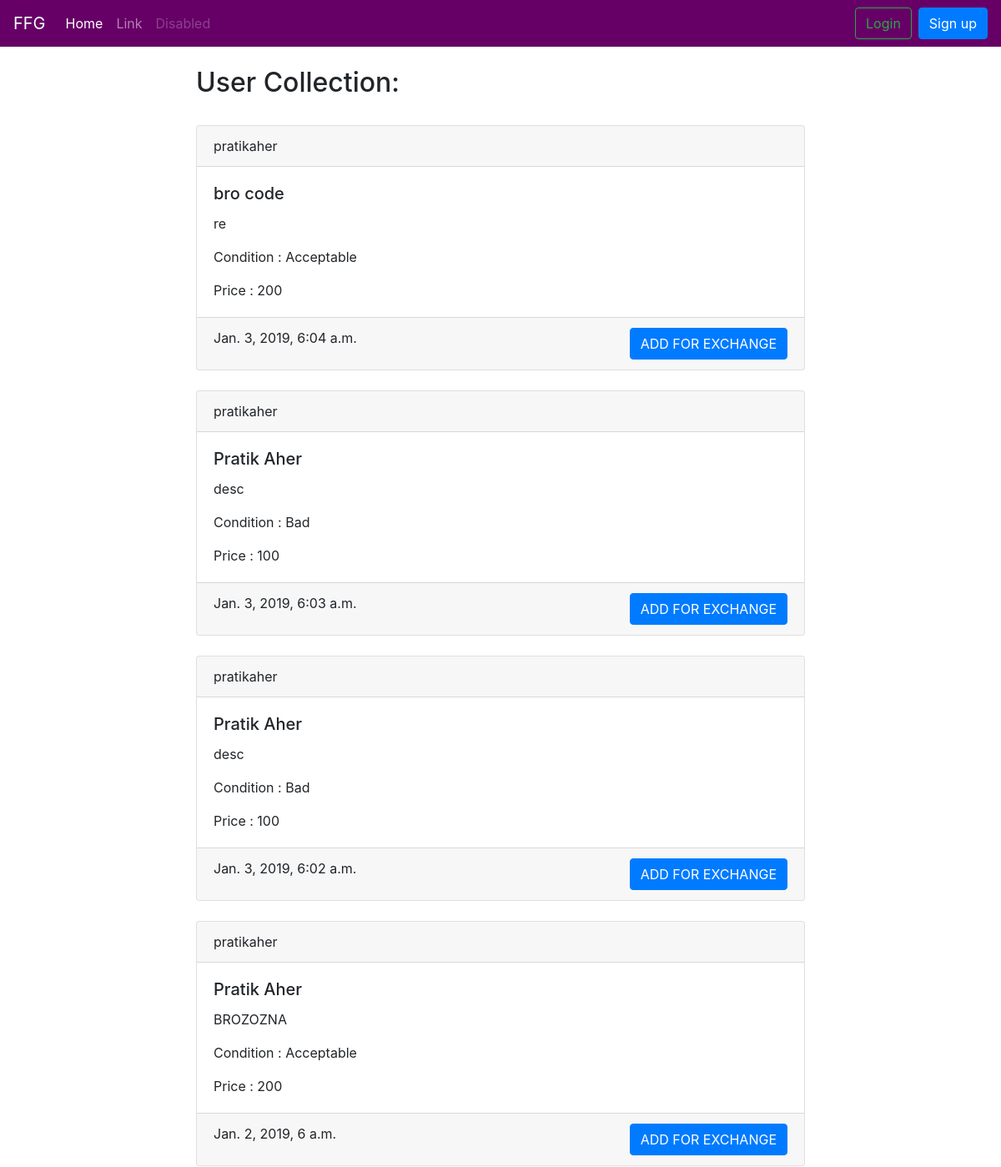
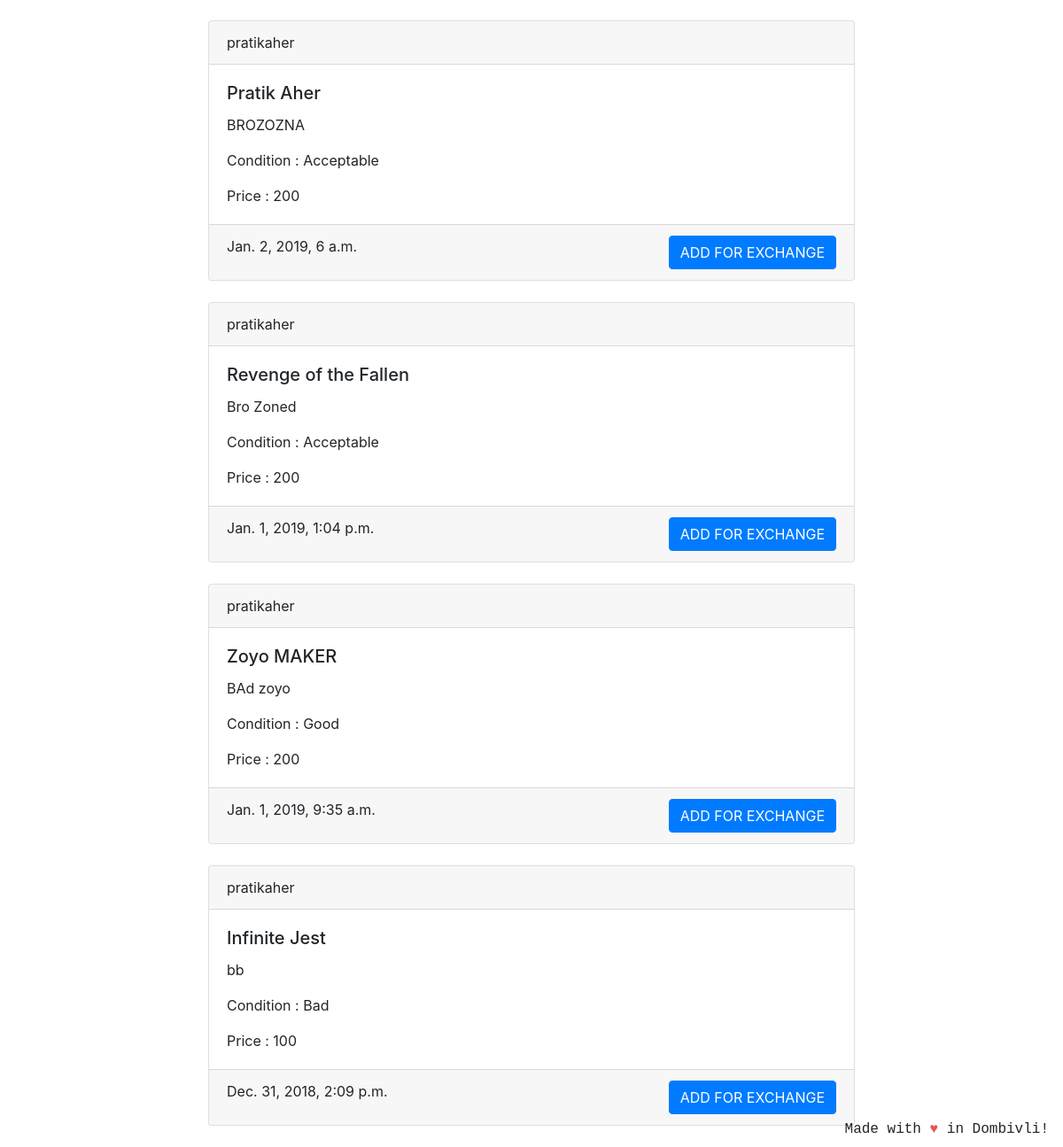
Screenshot of /userbooks/pratikaher with the database file from the repository (2 pictures, top to bottom).
### coreapp/models.py (models this page shows, shortened)
class Book(models.Model):
    user = models.ForeignKey(User, on_delete=models.CASCADE, null=True)
    book_name = models.CharField(max_length=100)
    description = models.CharField(max_length=2000)
    image = models.ImageField(null=True, blank=True, upload_to="book_images/")
    price = models.IntegerField()
    condition = models.CharField(
        max_length=100, choices=CONITION_CHOICES, default='Acceptable')
    created_at = models.DateTimeField(auto_now_add=True)
    class Meta:
        verbose_name = 'Book'
        verbose_name_plural = 'Books'

### coreapp/views.py (the view)
# urls.py: path('userbooks/<str:username>', views.UserBookListViewForUser.as_view(),name='userbooksforuser'),
class UserBookListViewForUser(generic.ListView):
    model = Book
    template_name = 'collection_user_entries.html'
    context_object_name = 'books'
    ordering = ['-created_at']
    def get_queryset(self):
        user = self.kwargs['username']
        return Book.objects.filter(user__username=user).order_by('-created_at')

### templates/collection_user_entries.html (shortened to what this page needs)
{% extends 'base.html' %}
{% block content %}
<h2>User Collection:</h2>
<br />
{% if books %}
{% for book in books %}
<div class="card text-left">
    <div class="card-header">
        {{ book.user.username }}
    </div>
    <div class="card-body">
        <h5 class="card-title">{{ book.book_name }}</h5>
        <p class="card-text">{{ book.description }}</p>
        <p class="card-text">Condition : {{ book.condition }} </p>
        <p class="card-text">Price : {{ book.price }} </p>
    </div>
    <div class="card-footer text-mutxed">
        {{ book.created_at }} <a href="{% url 'wishlist:add_to_list' book.id %}" class="btn btn-primary float-right">ADD FOR EXCHANGE</a>
    </div>
</div>
{% endfor %}
{% else %}
<div class="text-center">
    <h1>No Books Found ! </h1>
</div>
{% endif %}
{% endblock %}

### rows the page displays
Book: user.username "pratikaher", book_name "bro code", description "re", condition "Acceptable", price "200", created_at "Jan. 3, 2019, 6:04 a.m."
Book: user.username "pratikaher", book_name "Pratik Aher", description "desc", condition "Bad", price "100", created_at "Jan. 3, 2019, 6:03 a.m."
Book: user.username "pratikaher", book_name "Pratik Aher", description "desc", condition "Bad", price "100", created_at "Jan. 3, 2019, 6:02 a.m."
Book: user.username "pratikaher", book_name "Pratik Aher", description "BROZOZNA", condition "Acceptable", price "200", created_at "Jan. 2, 2019, 6 a.m."
Book: user.username "pratikaher", book_name "Pratik Aher", description "BROZOZNA", condition "Acceptable", price "200", created_at "Jan. 2, 2019, 6 a.m."
Book: user.username "pratikaher", book_name "Revenge of the Fallen", description "Bro Zoned", condition "Acceptable", price "200", created_at "Jan. 1, 2019, 1:04 p.m."
Book: user.username "pratikaher", book_name "Zoyo MAKER", description "BAd zoyo", condition "Good", price "200", created_at "Jan. 1, 2019, 9:35 a.m."
Book: user.username "pratikaher", book_name "Infinite Jest", description "bb", condition "Bad", price "100", created_at "Dec. 31, 2018, 2:09 p.m."
